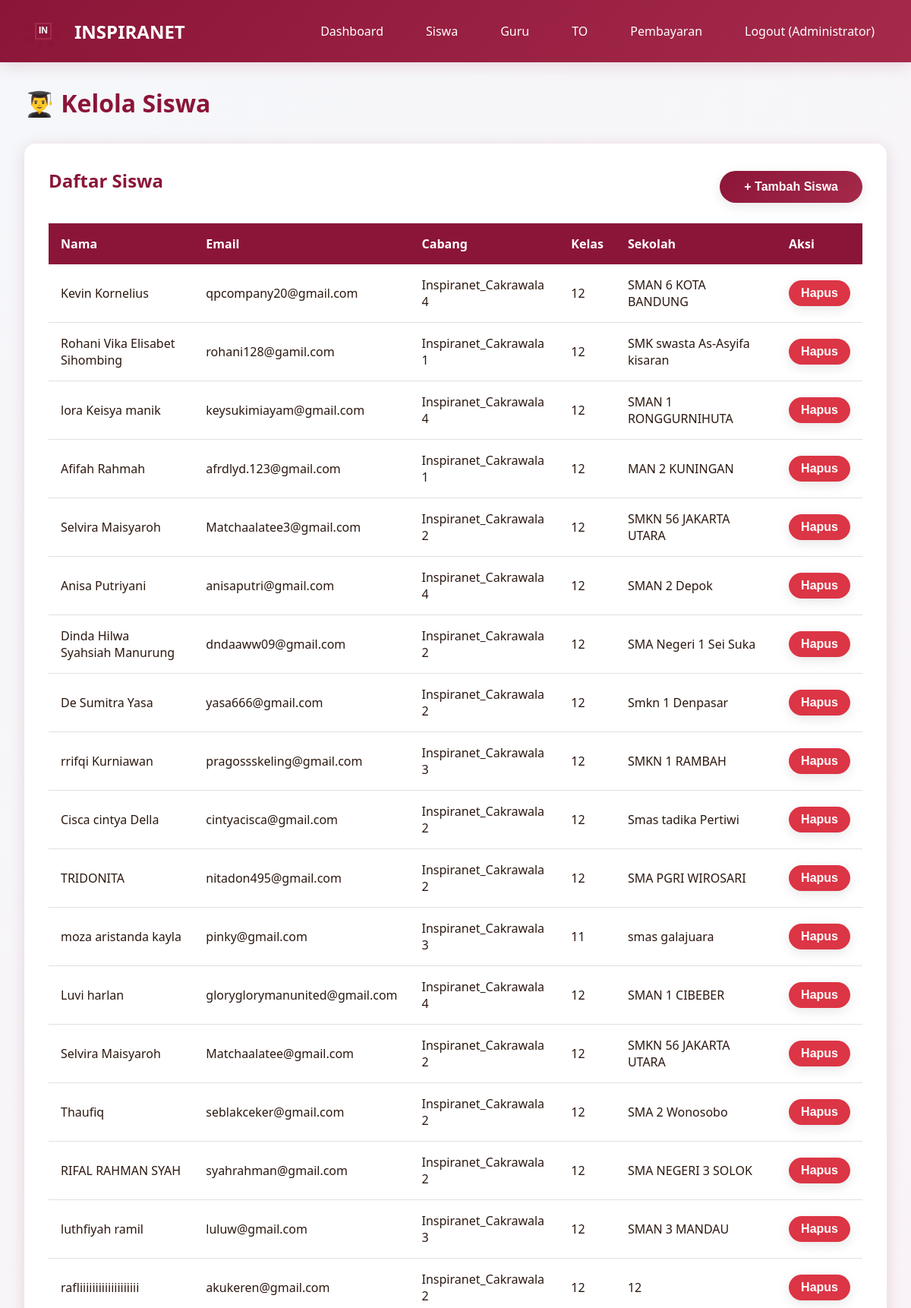
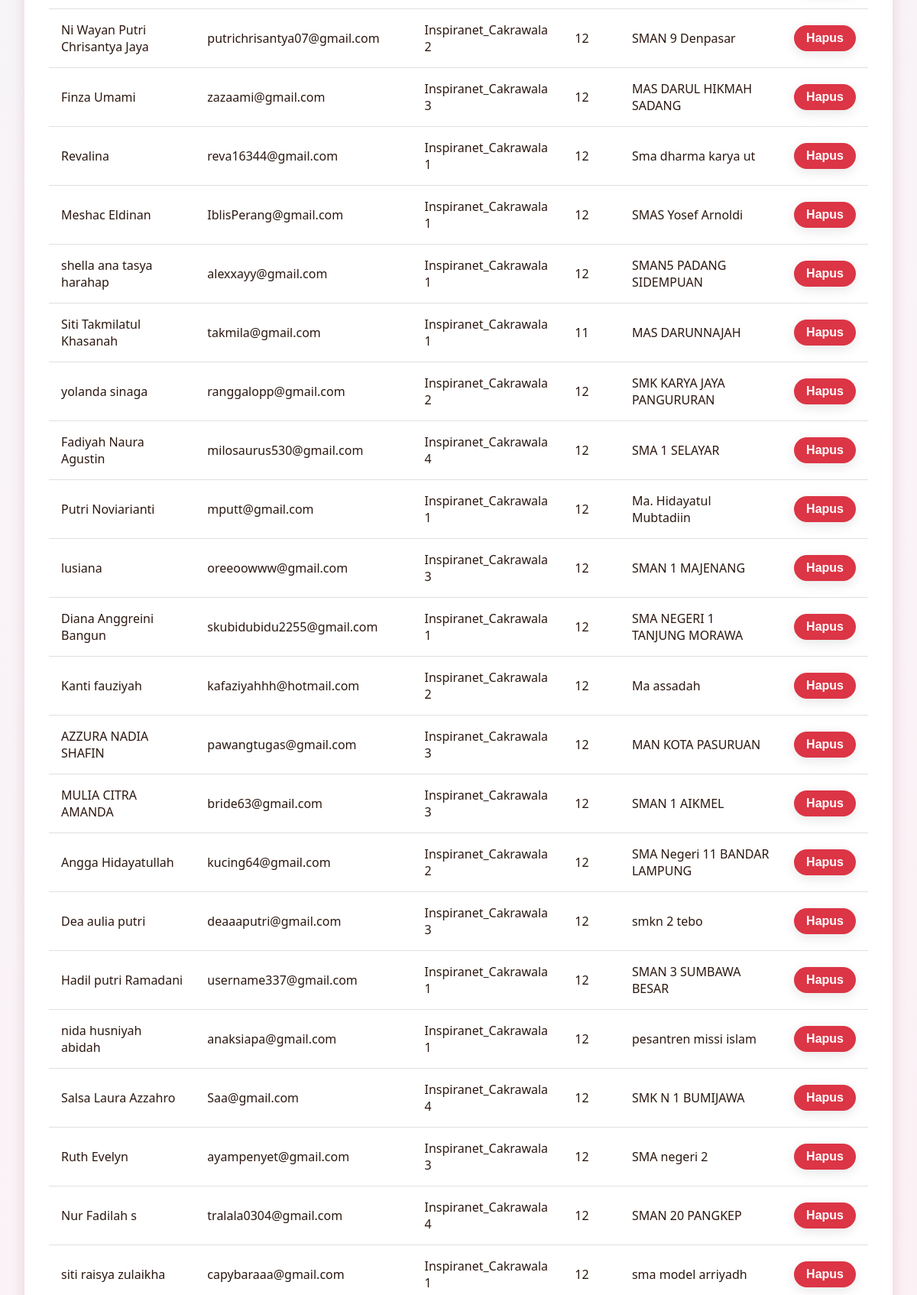
/admin/students (signed in, upper part), run on the app's committed database (2 pictures, top to bottom).
### models.py (models this page shows, shortened)
class User(UserMixin, db.Model):
    __tablename__ = 'users'
    id = db.Column(db.Integer, primary_key=True)
    email = db.Column(db.String(120), unique=True, nullable=False)
    password_hash = db.Column(db.String(255), nullable=False)
    full_name = db.Column(db.String(100), nullable=False)
    role = db.Column(db.String(20), nullable=False, default='student')
    inspira_branch = db.Column(db.String(50), nullable=True)
    class_level = db.Column(db.String(20), nullable=True)
    school_name = db.Column(db.String(150), nullable=True)
    phone_number = db.Column(db.String(20), nullable=True)
    profile_photo = db.Column(db.String(255), nullable=True)
    created_at = db.Column(db.DateTime, default=datetime.utcnow)
    exam_attempts = db.relationship('ExamAttempt', backref='user', lazy=True, cascade='all, delete-orphan')
    payments = db.relationship('Payment', backref='user', lazy=True, cascade='all, delete-orphan')
    leaderboard_entries = db.relationship('Leaderboard', backref='user', lazy=True, cascade='all, delete-orphan')

### app.py (the view)
@app.route('/admin/students')
@login_required
def admin_students():
    if current_user.role != 'admin':
        flash('Akses ditolak!', 'danger')
        return redirect(url_for('index'))
    students = User.query.filter_by(role='student').all()
    return render_template('admin_students.html', students=students, branches=BRANCHES)

### app.py (called while the page is built)
@login_manager.user_loader
def load_user(user_id):
    return User.query.get(int(user_id))

@app.before_request
def ensure_db():
    if not hasattr(app, '_db_initialized'):
        app._db_initialized = True
        init_database()

### templates/admin_students.html (shortened to what this page needs)
{% extends "base.html" %}
{% block content %}
<h1 style="color: var(--primary-color); margin-bottom: 2rem;">👨‍🎓 Kelola Siswa</h1>
<div class="card">
    <div style="display: flex; justify-content: space-between; align-items: center; margin-bottom: 1.5rem;">
        <h2>Daftar Siswa</h2>
        <button onclick="showModal('addStudentModal')" class="btn btn-primary">+ Tambah Siswa</button>
    </div>
    <table class="table">
        <thead>
            <tr>
                <th>Nama</th>
                <th>Email</th>
                <th>Cabang</th>
                <th>Kelas</th>
                <th>Sekolah</th>
                <th>Aksi</th>
            </tr>
        </thead>
        <tbody>
            {% for student in students %}
            <tr>
                <td>{{ student.full_name }}</td>
                <td>{{ student.email }}</td>
                <td>{{ student.inspira_branch }}</td>
                <td>{{ student.class_level }}</td>
                <td>{{ student.school_name }}</td>
                <td>
                    <form method="POST" action="{{ url_for('admin_delete_student', id=student.id) }}" style="display: inline;" data-confirm-delete>
                        <button type="submit" class="btn btn-danger" style="padding: 0.5rem 1rem;">Hapus</button>
                    </form>
                </td>
            </tr>
            {% endfor %}
        </tbody>
    </table>
</div>
{% endblock %}

### templates/base.html (shortened to what this page needs)
<!DOCTYPE html>
<html lang="id">
<head>
    <link rel="stylesheet" href="{{ url_for('static', filename='css/style.css') }}">
</head>
<body>
    <nav class="navbar">
        <div class="container">
            <a href="{{ url_for('index') }}" class="navbar-brand">
                <div id="logo-animation" class="logo-container"></div>
                <span>INSPIRANET</span>
            </a>
            <ul class="navbar-nav">
                {% if current_user.is_authenticated %}
                    {% if current_user.role == 'admin' %}
                        <li><a href="{{ url_for('admin_dashboard') }}">Dashboard</a></li>
                        <li><a href="{{ url_for('admin_students') }}">Siswa</a></li>
                        <li><a href="{{ url_for('admin_teachers') }}">Guru</a></li>
                        <li><a href="{{ url_for('admin_exams') }}">TO</a></li>
                        <li><a href="{{ url_for('admin_payments') }}">Pembayaran</a></li>
                    {% elif current_user.role == 'teacher' %}
                        <li><a href="{{ url_for('teacher_dashboard') }}">Dashboard</a></li>
                        <li><a href="{{ url_for('teacher_exams') }}">TO Saya</a></li>
                        <li><a href="{{ url_for('teacher_students') }}">Hasil Siswa</a></li>
                    {% else %}
                        <li><a href="{{ url_for('student_dashboard') }}">Dashboard</a></li>
                        <li><a href="{{ url_for('student_exams') }}">Daftar TO</a></li>
                    {% endif %}
                    <li><a href="{{ url_for('logout') }}">Logout ({{ current_user.full_name }})</a></li>
                {% else %}
                    <li><a href="{{ url_for('login') }}">Login</a></li>
                    <li><a href="{{ url_for('register') }}">Daftar</a></li>
                {% endif %}
            </ul>
        </div>
    </nav>
    <div class="container">
        {% block content %}{% endblock %}
    </div>
</body>
</html>

### static/css/style.css (style rules this page uses)
:root { --primary-color: #8B1538; --secondary-color: #A52A4A; --dark-color: #4A0E1F; --light-color: #FFE5EC; --text-dark: #2C1810; --text-light: #FFFFFF; --shadow: 0 4px 20px rgba(139, 21, 56, 0.15); }
* { margin: 0; padding: 0; box-sizing: border-box; }
body { font-family: 'Segoe UI', Tahoma, Geneva, Verdana, sans-serif; background: linear-gradient(135deg, #f5f7fa 0%, #ffeef3 100%); color: var(--text-dark); min-height: 100vh; }
.navbar { background: linear-gradient(135deg, var(--primary-color) 0%, var(--secondary-color) 100%); padding: 1rem 0; box-shadow: var(--shadow); position: sticky; top: 0; z-index: 1000; }
.navbar .container { max-width: 1200px; margin: 0 auto; padding: 0 2rem; display: flex; justify-content: space-between; align-items: center; }
.navbar-brand { display: flex; align-items: center; gap: 1rem; color: var(--text-light); text-decoration: none; font-size: 1.5rem; font-weight: bold; }
.logo-container { position: relative; width: 50px; height: 50px; }
.navbar-nav { display: flex; gap: 1.5rem; list-style: none; align-items: center; }
.navbar-nav a { color: var(--text-light); text-decoration: none; padding: 0.5rem 1rem; border-radius: 5px; transition: all 0.3s ease; }
.container { max-width: 1200px; margin: 2rem auto; padding: 0 2rem; }
.btn { display: inline-block; padding: 0.75rem 2rem; border: none; border-radius: 25px; font-size: 1rem; font-weight: 600; text-decoration: none; cursor: pointer; transition: all 0.3s ease; box-shadow: 0 4px 15px rgba(0, 0, 0, 0.1); }
.btn-primary { background: linear-gradient(135deg, var(--primary-color) 0%, var(--secondary-color) 100%); color: var(--text-light); }
.btn-danger { background: #dc3545; color: white; }
.card { background: white; border-radius: 15px; padding: 2rem; box-shadow: var(--shadow); margin-bottom: 2rem; animation: fadeIn 0.6s ease; }
.card h2 { color: var(--primary-color); margin-bottom: 1rem; }
.table { width: 100%; border-collapse: collapse; margin-top: 1rem; }
.table th { background: var(--primary-color); color: white; padding: 1rem; text-align: left; }
.table td { padding: 1rem; border-bottom: 1px solid #e0e0e0; }

### data on the page
User: full_name "Administrator"
User: full_name "Kevin Kornelius", email "qpcompany20@gmail.com", inspira_branch "Inspiranet_Cakrawala 4", class_level "12", school_name "SMAN 6 KOTA BANDUNG"
User: full_name "Rohani Vika Elisabet Sihombing", email "rohani128@gamil.com", inspira_branch "Inspiranet_Cakrawala 1", class_level "12", school_name "SMK swasta As-Asyifa kisaran"
User: full_name "lora Keisya manik", email "keysukimiayam@gmail.com", inspira_branch "Inspiranet_Cakrawala 4", class_level "12", school_name "SMAN 1 RONGGURNIHUTA"
User: full_name "Afifah Rahmah", email "afrdlyd.123@gmail.com", inspira_branch "Inspiranet_Cakrawala 1", class_level "12", school_name "MAN 2 KUNINGAN"
User: full_name "Selvira Maisyaroh", email "Matchaalatee3@gmail.com", inspira_branch "Inspiranet_Cakrawala 2", class_level "12", school_name "SMKN 56 JAKARTA UTARA"
User: full_name "Anisa Putriyani", email "anisaputri@gmail.com", inspira_branch "Inspiranet_Cakrawala 4", class_level "12", school_name "SMAN 2 Depok"
User: full_name "Dinda Hilwa Syahsiah Manurung", email "dndaaww09@gmail.com", inspira_branch "Inspiranet_Cakrawala 2", class_level "12", school_name "SMA Negeri 1 Sei Suka"
User: full_name "De Sumitra Yasa", email "yasa666@gmail.com", inspira_branch "Inspiranet_Cakrawala 2", class_level "12", school_name "Smkn 1 Denpasar"
User: full_name "rrifqi Kurniawan", email "pragossskeling@gmail.com", inspira_branch "Inspiranet_Cakrawala 3", class_level "12", school_name "SMKN 1 RAMBAH"
User: full_name "Cisca cintya Della", email "cintyacisca@gmail.com", inspira_branch "Inspiranet_Cakrawala 2", class_level "12", school_name "Smas tadika Pertiwi"
User: full_name "TRIDONITA", email "nitadon495@gmail.com", inspira_branch "Inspiranet_Cakrawala 2", class_level "12", school_name "SMA PGRI WIROSARI"
User: full_name "moza aristanda kayla", email "pinky@gmail.com", inspira_branch "Inspiranet_Cakrawala 3", class_level "11", school_name "smas galajuara"
User: full_name "Luvi harlan", email "gloryglorymanunited@gmail.com", inspira_branch "Inspiranet_Cakrawala 4", class_level "12", school_name "SMAN 1 CIBEBER"
User: full_name "Selvira Maisyaroh", email "Matchaalatee@gmail.com", inspira_branch "Inspiranet_Cakrawala 2", class_level "12", school_name "SMKN 56 JAKARTA UTARA"
User: full_name "Thaufiq", email "seblakceker@gmail.com", inspira_branch "Inspiranet_Cakrawala 2", class_level "12", school_name "SMA 2 Wonosobo"
User: full_name "RIFAL RAHMAN SYAH", email "syahrahman@gmail.com", inspira_branch "Inspiranet_Cakrawala 2", class_level "12", school_name "SMA NEGERI 3 SOLOK"
User: full_name "luthfiyah ramil", email "luluw@gmail.com", inspira_branch "Inspiranet_Cakrawala 3", class_level "12", school_name "SMAN 3 MANDAU"
User: full_name "rafliiiiiiiiiiiiiiiiiii", email "akukeren@gmail.com", inspira_branch "Inspiranet_Cakrawala 2", class_level "12", school_name "12"
User: full_name "Ni Wayan Putri Chrisantya Jaya", email "putrichrisantya07@gmail.com", inspira_branch "Inspiranet_Cakrawala 2", class_level "12", school_name "SMAN 9 Denpasar"
User: full_name "Finza Umami", email "zazaami@gmail.com", inspira_branch "Inspiranet_Cakrawala 3", class_level "12", school_name "MAS DARUL HIKMAH SADANG"
User: full_name "Revalina", email "reva16344@gmail.com", inspira_branch "Inspiranet_Cakrawala 1", class_level "12", school_name "Sma dharma karya ut"
User: full_name "Meshac Eldinan", email "IblisPerang@gmail.com", inspira_branch "Inspiranet_Cakrawala 1", class_level "12", school_name "SMAS Yosef Arnoldi"
User: full_name "shella ana tasya harahap", email "alexxayy@gmail.com", inspira_branch "Inspiranet_Cakrawala 1", class_level "12", school_name "SMAN5 PADANG SIDEMPUAN"
User: full_name "Siti Takmilatul Khasanah", email "takmila@gmail.com", inspira_branch "Inspiranet_Cakrawala 1", class_level "11", school_name "MAS DARUNNAJAH"
User: full_name "yolanda sinaga", email "ranggalopp@gmail.com", inspira_branch "Inspiranet_Cakrawala 2", class_level "12", school_name "SMK KARYA JAYA PANGURURAN"
User: full_name "Fadiyah Naura Agustin", email "milosaurus530@gmail.com", inspira_branch "Inspiranet_Cakrawala 4", class_level "12", school_name "SMA 1 SELAYAR"
User: full_name "Putri Noviarianti", email "mputt@gmail.com", inspira_branch "Inspiranet_Cakrawala 1", class_level "12", school_name "Ma. Hidayatul Mubtadiin"
User: full_name "lusiana", email "oreeoowww@gmail.com", inspira_branch "Inspiranet_Cakrawala 3", class_level "12", school_name "SMAN 1 MAJENANG"
User: full_name "Diana Anggreini Bangun", email "skubidubidu2255@gmail.com", inspira_branch "Inspiranet_Cakrawala 1", class_level "12", school_name "SMA NEGERI 1 TANJUNG MORAWA"
User: full_name "Kanti fauziyah", email "kafaziyahhh@hotmail.com", inspira_branch "Inspiranet_Cakrawala 2", class_level "12", school_name "Ma assadah"
User: full_name "AZZURA NADIA SHAFIN", email "pawangtugas@gmail.com", inspira_branch "Inspiranet_Cakrawala 3", class_level "12", school_name "MAN KOTA PASURUAN"
User: full_name "MULIA CITRA AMANDA", email "bride63@gmail.com", inspira_branch "Inspiranet_Cakrawala 3", class_level "12", school_name "SMAN 1 AIKMEL"
User: full_name "Angga Hidayatullah", email "kucing64@gmail.com", inspira_branch "Inspiranet_Cakrawala 2", class_level "12", school_name "SMA Negeri 11 BANDAR LAMPUNG"
User: full_name "Dea aulia putri", email "deaaaputri@gmail.com", inspira_branch "Inspiranet_Cakrawala 3", class_level "12", school_name "smkn 2 tebo"
User: full_name "Hadil putri Ramadani", email "username337@gmail.com", inspira_branch "Inspiranet_Cakrawala 1", class_level "12", school_name "SMAN 3 SUMBAWA BESAR"
User: full_name "nida husniyah abidah", email "anaksiapa@gmail.com", inspira_branch "Inspiranet_Cakrawala 1", class_level "12", school_name "pesantren missi islam"
User: full_name "Salsa Laura Azzahro", email "Saa@gmail.com", inspira_branch "Inspiranet_Cakrawala 4", class_level "12", school_name "SMK N 1 BUMIJAWA"
User: full_name "Ruth Evelyn", email "ayampenyet@gmail.com", inspira_branch "Inspiranet_Cakrawala 3", class_level "12", school_name "SMA negeri 2"
User: full_name "Nur Fadilah s", email "tralala0304@gmail.com", inspira_branch "Inspiranet_Cakrawala 4", class_level "12", school_name "SMAN 20 PANGKEP"
User: full_name "siti raisya zulaikha", email "capybaraaa@gmail.com", inspira_branch "Inspiranet_Cakrawala 1", class_level "12", school_name "sma model arriyadh"
